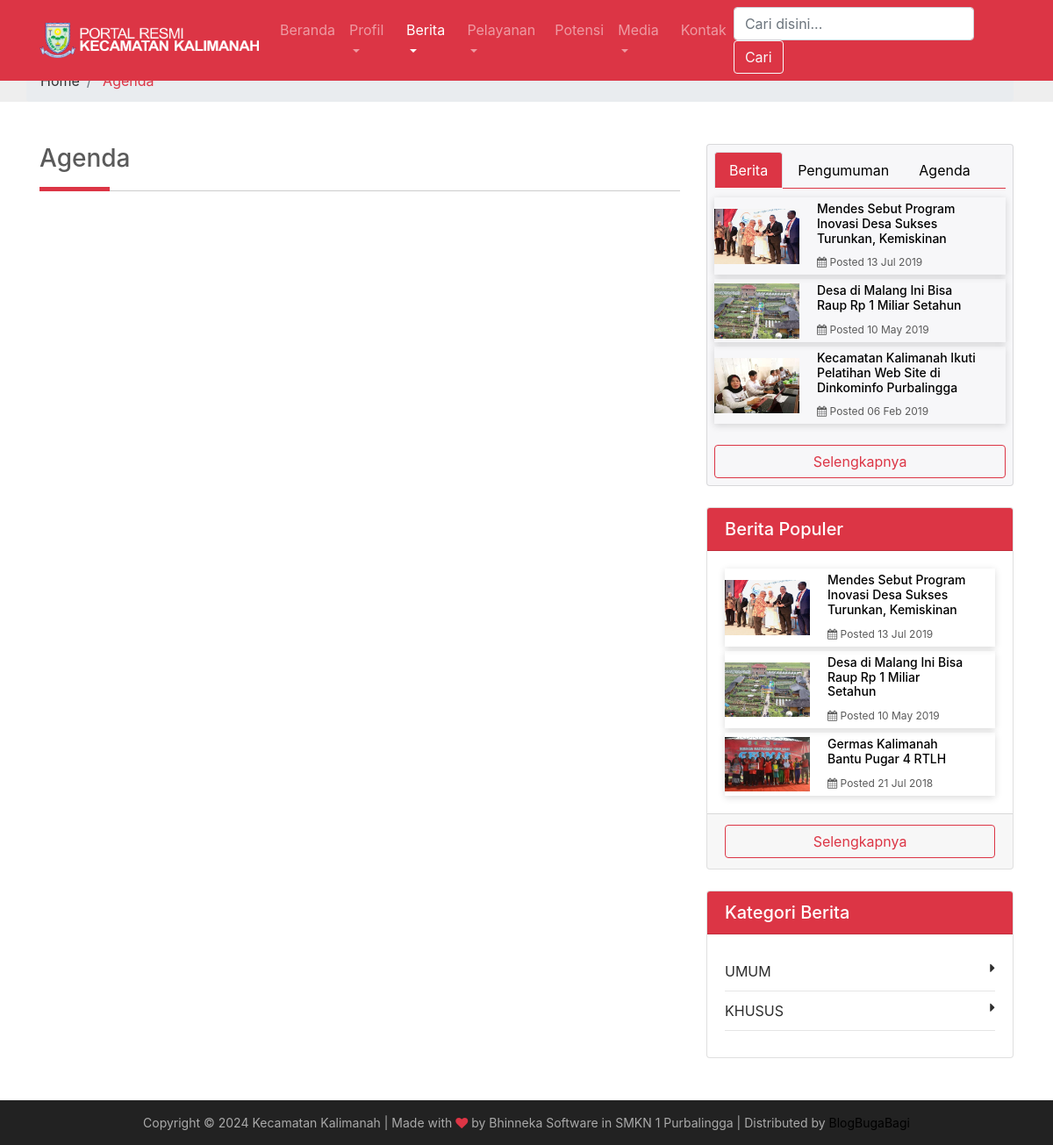
The page /index.php/agenda on the database its author committed.
### tables this page shows
CREATE TABLE `tb_identitas` (
  `id` int(11) NOT NULL,
  `favicon` varchar(255) NOT NULL,
  `brand` varchar(255) NOT NULL,
  `email` varchar(80) NOT NULL,
  `alamat` varchar(255) NOT NULL,
  `telepon` varchar(13) NOT NULL,
  `maps` text
);

CREATE TABLE `tb_berita` (
  `id` int(11) NOT NULL,
  `judul` varchar(150) NOT NULL,
  `tanggal` datetime NOT NULL,
  `isi` text NOT NULL,
  `gambar` varchar(255) DEFAULT NULL,
  `tayang` int(11) DEFAULT '0',
  `slug` varchar(200) DEFAULT NULL,
  `userid` int(11) DEFAULT NULL,
  `kategoriid` int(11) DEFAULT NULL
);

CREATE TABLE `tb_kategori` (
  `id` int(11) NOT NULL,
  `nama` varchar(30) NOT NULL
);

### application/controllers/Agenda.php (called while the page is built, shortened)
<?php
class Agenda extends CI_Controller {
	function __construct() {
		$this->load->model('m_berita');
		$this->load->model('m_kategori');
		$this->load->model('m_pengumuman');
		$this->load->model('m_agenda');
		$this->load->model('m_pengunjung');
		$this->load->model('m_instagram');
		$this->load->model('m_identitas');
	}
	function index() {
		$x['agendaterbaru'] = $this->m_agenda->get_agenda_terbaru();
		$x['allkate'] = $this->m_kategori->get_all_kategori();
		$x['pengumumanterbaru'] = $this->m_pengumuman->get_pengumuman_terbaru();
		$x['populer'] = $this->m_berita->get_berita_populer();
		$x['beritaterbaru'] = $this->m_berita->get_berita_terbaru();
		$x['ig'] = $this->m_instagram->get_all_instagram();
		$x['iden'] = $this->m_identitas->get_all_identitas();
		$this->load->view('agenda', $x);
	}
}

### index.php (called while the page is built, shortened)
<?php
require_once BASEPATH . 'core/CodeIgniter.php';

### application/models/M_identitas.php (called while the page is built, shortened)
<?php
class M_identitas extends CI_Model {
	function get_all_identitas() {
		$hsl = $this->db->get_where('tb_identitas', array('id' => '1'));
		return $hsl;
	}
}

### application/models/M_berita.php (called while the page is built, shortened)
<?php
class M_berita extends CI_Model {
	function get_berita_populer() {
		$this->db->select('*,DATE_FORMAT(tanggal,"%d %M %Y %h:%i") AS tanggal1');
		$this->db->from('tb_berita');
		$this->db->join('tb_user', 'tb_user.id = tb_berita.userid', 'INNER');
		$this->db->order_by('tayang', 'DESC');
		$this->db->limit(3);
		$hsl = $this->db->get();
		return $hsl;
	}
	function get_berita_terbaru() {
		$this->db->select('*,DATE_FORMAT(tanggal,"%d %M %Y %h:%i") AS tanggal1');
		$this->db->from('tb_berita');
		$this->db->join('tb_user', 'tb_user.id = tb_berita.userid', 'INNER');
		$this->db->order_by('tanggal', 'DESC');
		$this->db->limit(3);
		$hsl = $this->db->get();
		return $hsl;
	}
}

### application/models/M_kategori.php (called while the page is built, shortened)
<?php
class M_kategori extends CI_Model {
	function get_all_kategori() {
		$hsl = $this->db->query("select * from tb_kategori");
		return $hsl;
	}
}

### application/views/template/widget.php (the view, shortened to what this page needs)
<div class="widgett" >
  <nav style="margin-bottom: 10px;">
    <div class="nav nav-tabs border-danger" id="nav-tab" role="tablist">
      <a class="nav-item nav-link active" id="nav-berita-tab" data-toggle="tab" href="#nav-berita" role="tab" aria-controls="nav-berita" aria-selected="true">Berita</a>
      <a class="nav-item nav-link" id="nav-pengumuman-tab" data-toggle="tab" href="#nav-pengumuman" role="tab" aria-controls="nav-pengumuman" aria-selected="true">Pengumuman</a>
      <a class="nav-item nav-link" id="nav-agenda-tab" data-toggle="tab" href="#nav-agenda" role="tab" aria-controls="nav-agenda" aria-selected="false">Agenda</a>
    </div>
  </nav>
  <div class="tab-content" id="nav-tabContent">
    <div class="tab-pane fade show active" id="nav-berita" role="tabpanel" aria-labelledby="nav-berita-tab">
     <?php foreach ($beritaterbaru->result() as $row): ?>
       <a href="<?php echo site_url('berita/vw-' . $row->slug); ?>">
        <div class="single-blog-post post-style-2 d-flex align-items-center">
          <div class="post-thumbnail">
            <img src="<?php echo base_url() . 'assets/images/' . $row->gambar; ?>" alt="" class="img-fluid" width="100">
          </div>
          <div class="post-content">
           <a href="<?php echo site_url('berita/vw-' . $row->slug); ?>" class="headline">
             <h5><?php echo $row->judul; ?></h5>
           </a>
           <div class="post-meta">
            <p><i class="fa fa-calendar"></i> Posted <?php echo date("d", strtotime($row->tanggal1)); ?> <?php echo date("M Y", strtotime($row->tanggal1)); ?></p>
          </div>
        </div>
      </div>
    </a>
  <?php endforeach;?>
  <br>
  <a href="<?php echo site_url('berita'); ?>" class="btn btn-outline-danger btn-block">Selengkapnya</a>
</div>
</div>
</div>
<div class="card my-4">
  <h5 class="card-header bg-danger text-white">Berita Populer</h5>
  <div class="card-body">
    <?php foreach ($populer->result() as $row): ?>
     <a href="<?php echo site_url('berita/vw-' . $row->slug); ?>">
      <div class="single-blog-post post-style-2 d-flex align-items-center">
        <div class="post-thumbnail">
          <img src="<?php echo base_url() . 'assets/images/' . $row->gambar; ?>" alt="" class="img-fluid" width="100">
        </div>
        <div class="post-content">
          <a href="<?php echo site_url('berita/vw-' . $row->slug); ?>" class="headline">
           <h5><?php echo $row->judul; ?></h5>
         </a>
         <div class="post-meta">
          <p><i class="fa fa-calendar"></i> Posted <?php echo date("d", strtotime($row->tanggal1)); ?> <?php echo date("M Y", strtotime($row->tanggal1)); ?></p>
        </div>
      </div>
    </div>
  </a>
<?php endforeach;?>
</div>
<div class="card-footer">
  <a href="<?php echo site_url('berita'); ?>" class="btn btn-outline-danger btn-block">Selengkapnya</a>
</div>
</div>
<div class="card my-4">
 <h5 class="card-header bg-danger text-white">Kategori Berita</h5>
 <div class="card-body">
  <div class="blog-category_block">
    <ul>
      <?php foreach ($allkate->result() as $row): ?>
        <li><a href="<?php echo site_url('berita/kategori/' . str_replace(" ", "-", $row->nama)); ?>"><?php echo $row->nama; ?><i class="fa fa-caret-right" aria-hidden="true"></i></a></li>
      <?php endforeach;?>
    </ul>
  </div>
</div>
</div>

### application/views/template/menu.php (shortened to what this page needs)
<?php $iden = $iden->row_array()?>
<header>
  <nav class="navbar navbar-expand-xl navbar-dark fixed-top bg-danger">
    <div class="container">
      <a class="navbar-brand" href="<?php echo site_url() ?>">
        <img src="<?php echo base_url() . 'assetss/favicon/' . $iden['brand'] ?>" width="250" height="40" alt="">
      </a>
      <div class="collapse navbar-collapse" id="navbarCollapse">
        <ul class="navbar-nav mr-auto">
          <li <?php echo (($this->uri->segment(1) == "beranda" || $this->uri->segment(1) == "") ? 'class="nav-item active"' : 'class="nav-item"') ?>>
            <a class="nav-link" href="<?php echo base_url() . 'beranda'; ?>">Beranda<span class="sr-only">(current)</span></a>
          </li>
          <li class="nav-item dropdown <?php if ($this->uri->segment(1) == "sambutan" || $this->uri->segment(1) == "strukturorganisasi" || $this->uri->segment(1) == "visimisi" || $this->uri->segment(1) == "profilpegawai" || $this->uri->segment(1) == "desa") {
	echo 'active'
	;
}
?>">
         <a class="nav-link dropdown-toggle" href="#" id="navbarDropdown" role="button" data-toggle="dropdown" aria-haspopup="true" aria-expanded="false">
          Profil
        </a>
      </li>
      <li class="nav-item dropdown  <?php if ($this->uri->segment(1) == "berita" || $this->uri->segment(1) == "agenda" || $this->uri->segment(1) == "pengumuman") {
	echo 'active';}?>">
       <a class="nav-link dropdown-toggle" href="#" id="navbarDropdown" role="button" data-toggle="dropdown" aria-haspopup="true" aria-expanded="false">
        Berita
      </a>
    </li>
    <li class="nav-item dropdown  <?php if ($this->uri->segment(1) == "alurpelayanan" || $this->uri->segment(1) == "denahpelayanan" || $this->uri->segment(1) == "jenispelayanan") {
	echo 'active';}?>">
     <a class="nav-link dropdown-toggle" href="#" id="navbarDropdown" role="button" data-toggle="dropdown" aria-haspopup="true" aria-expanded="false">
      Pelayanan
    </a>
  </li>
  <li <?php echo (($this->uri->segment(1) == "potensi") ? 'class="nav-item active"' : 'class="nav-item "') ?>>
    <li <?php echo (($this->uri->segment(1) == "potensi") ? 'class="nav-item active"' : 'class="nav-item "') ?>>
      <a class="nav-link" href="<?php echo base_url() . 'potensi'; ?>">Potensi</a>
    </li>
    <li class="nav-item dropdown <?php if ($this->uri->segment(1) == "media" || $this->uri->segment(1) == "download") {
	echo 'active';}?>">
     <a class="nav-link dropdown-toggle" href="#" id="navbarDropdown" role="button" data-toggle="dropdown" aria-haspopup="true" aria-expanded="false">
      Media
    </a>
  </li>
  <li <?php echo (($this->uri->segment(1) == "kontak") ? 'class="nav-item active"' : 'class="nav-item "') ?>>
    <a class="nav-link" href="<?php echo base_url() . 'kontak'; ?>">Kontak</a>
  </li>
</ul>
<form class="form-inline mt-2 mt-md-0"  action="<?php echo site_url('berita/search'); ?>" method="get" >
  <input class="form-control mr-sm-2" type="text" placeholder="Cari disini..." aria-label="Search" name="keyword">
  <button class="btn btn-outline-light my-2 my-sm-0" type="submit">Cari</button>
</form>
</div>
</div>
</nav>
</header>

### assetss/css/carousel.css (style rules this page uses)
body { padding-top: 3rem; color: #5a5a5a; }

### assetss/css/style.css (style rules this page uses)
html, body { height: 100%; }
.blog-category_block ul { margin: 0; padding: 0; }
.blog-category_block ul li { list-style: none; margin: 10px 0; border-bottom: 1px solid rgba(0, 0, 0, 0.1); }
.blog-category_block ul li a { color: #2d2d2d; text-decoration: none; padding-bottom: 10px; display: block; }
.blog-category_block ul li a i { float: right; }
.widgett { background-color: #F7F7F9 !important; border: 1px solid rgba(0,0,0,.125); border-radius: .25rem; padding: .5rem; }
.nav-tabs .nav-item.show .nav-link, .nav-tabs .nav-link.active { background-color: #DC3545; color: #ffffff; }
a { color:#000000; }
.single-blog-post { position: relative; z-index: 1; box-shadow: 0 2px 8px rgba(0, 0, 0, 0.15); margin-bottom: 5px; }
.single-blog-post .post-thumbnail { position: relative; z-index: 1; }
.single-blog-post .post-content { padding: 20px 30px; }
.single-blog-post .post-content .headline h5 { font-size: 18px; margin-bottom: 10px; }
.single-blog-post .post-content p { margin-bottom: 20px; }
.single-blog-post .post-content .post-meta p { margin-bottom: 0; font-size: 12px; }
.single-blog-post.post-style-2 { margin-bottom: 5px; }
.single-blog-post.post-style-2 .post-thumbnail { -webkit-box-flex: 0; -ms-flex: 0 0 97px; flex: 0 0 97px; min-width: 97px; margin-right: 15px; }
.single-blog-post.post-style-2 .post-content { padding: 5px 30px 5px 5px; }
.single-blog-post.post-style-2 .post-content .headline h5 { font-size: 14px; margin-bottom: 10px; }
.single-blog-post.post-style-2:last-of-type { margin-bottom: 0; }

### rows shown on the page
tb_identitas: brand (picture)
tb_berita: gambar (picture), judul "Mendes Sebut Program Inovasi Desa Sukses Turunkan, Kemiskinan", tanggal1 "13", tanggal1 "Jul 2019"
tb_berita: gambar (picture), judul "Desa di Malang Ini Bisa Raup Rp 1 Miliar Setahun", tanggal1 "10", tanggal1 "May 2019"
tb_berita: gambar (picture), judul "Kecamatan Kalimanah Ikuti Pelatihan Web Site di Dinkominfo Purbalingga", tanggal1 "06", tanggal1 "Feb 2019"
tb_berita: gambar (picture), judul "Germas Kalimanah Bantu Pugar 4 RTLH", tanggal1 "21", tanggal1 "Jul 2018"
tb_kategori: nama "UMUM"
tb_kategori: nama "KHUSUS"

### other values the page prints
$segment "Agenda"
